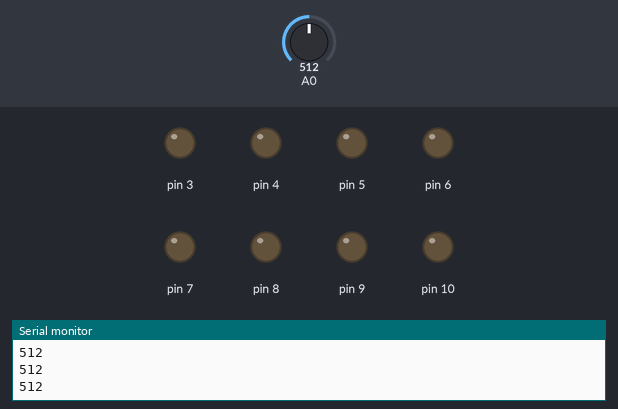
A sketch run on a simulated Arduino Uno, built with avr-gcc and run on an emulated ATmega328P. Parts: output pins drawn as LEDs (lit = HIGH), the last lines printed to the serial monitor. Dashed ring = blinking. The test bench sets the inputs (shaded band); at power-on: A0 = 512.

Above: at 1.2 s.
1.3 s: A0 set to 685
2.8 s: A0 set to 719
At 2.88 s:
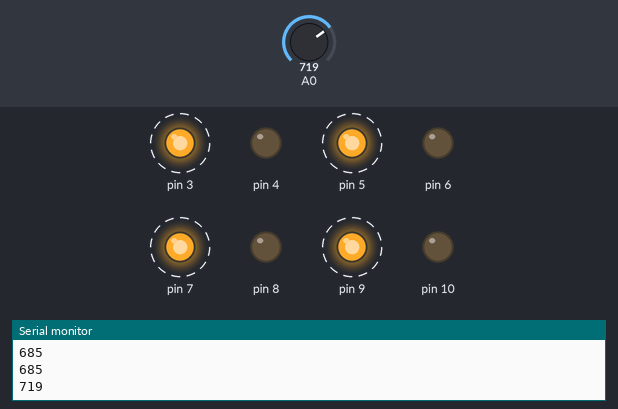
At 3.33 s:
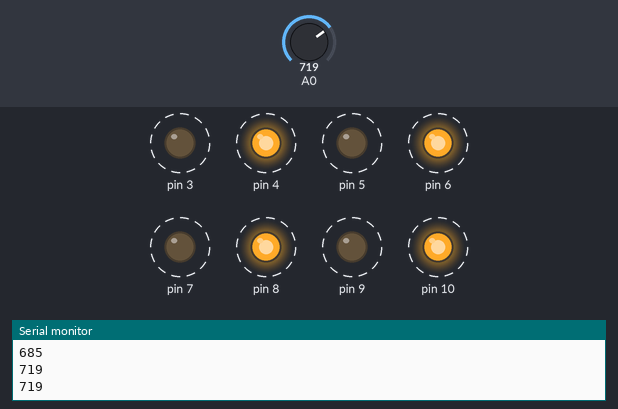
5.8 s: A0 set to 810
8.8 s: A0 set to 910
11.8 s: A0 set to 1010
At 12.78 s:
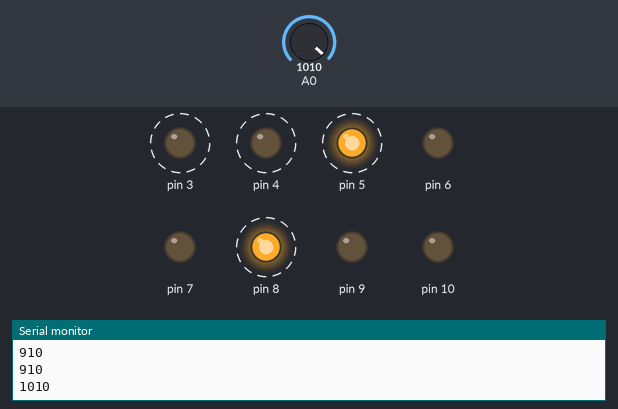
14.8 s: A0 set to 990
At 16.24 s:
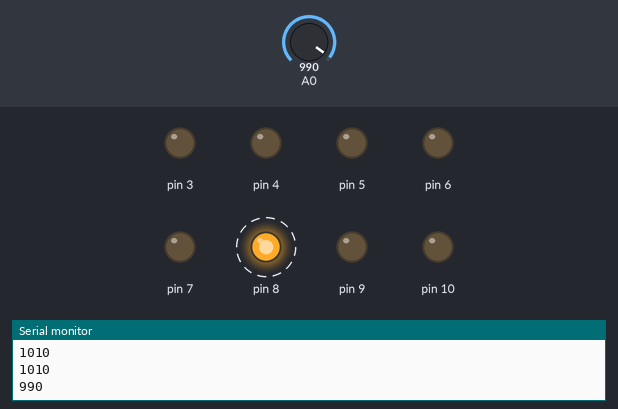
Timing chart, 0 to 18.8 s (numbered marks = the images above; inputs shaded):
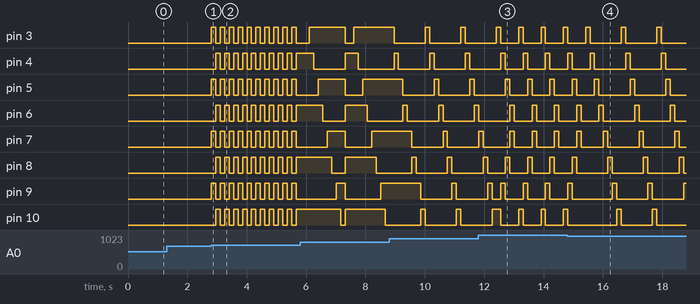

The sketch:

LEDLightShow.ino
```cpp
//int switchstate = 0;
int dtime = 150;
int potVal;
void setup(){

  Serial.begin(9600);
  //pinMode(2 , INPUT);
  for(int i = 3; i < 11; i++){
    pinMode( i , OUTPUT);
  }
}

void loop(){
  //switchstate = digitalRead(2);
  potVal = analogRead(A0);
  Serial.println(potVal);

  if(potVal < 900){
    for(int i = 3 ; i < 11; i++){
      digitalWrite( i , LOW);
    }
  }
  if(potVal > 1000){
    digitalWrite( 3 , HIGH);
    digitalWrite( 10 , HIGH);
    delay(dtime);

    digitalWrite(3 , LOW);
    digitalWrite(10 , LOW);
    digitalWrite(4 , HIGH);
    digitalWrite(9 , HIGH);
    delay(dtime);

    digitalWrite(4 , LOW);
    digitalWrite(9 , LOW);
    digitalWrite(5 , HIGH);
    digitalWrite(8 , HIGH);
    delay(dtime);

    digitalWrite(5 , LOW);
    digitalWrite(8 , LOW);
    digitalWrite(6 , HIGH);
    digitalWrite(7 , HIGH);
    delay(dtime);

    digitalWrite( 6 , LOW);
    digitalWrite( 7 , LOW);
    delay(dtime);
  }

  if(potVal > 900 && potVal < 1000){
    digitalWrite(10 , LOW);
    for(int i = 3; i < 11 ; i++){
      if(i == 3){
        digitalWrite( i , HIGH);
      }
      else{
        digitalWrite( i - 1 , LOW);
        digitalWrite( i , HIGH);
      }
      delay(dtime);
    }
  }

  if(potVal > 800 && potVal < 900){
    for(int i = 3 ; i < 11 ; i++){
      if(i % 2 ==0){
        digitalWrite( i , HIGH);
      }
      else{
        digitalWrite(i , LOW);
      }
    }
    delay(dtime);

    for(int j  = 3 ; j < 11 ; j++){
      delay(dtime);
      if(j % 2 != 0){
        digitalWrite(j , HIGH);
      }
      else{
        digitalWrite(j , LOW);
      }
    }
    delay(dtime);
  }
  if(potVal > 700 && potVal < 800){
    for(int i = 3; i < 11; i+=2){
      digitalWrite(i+1 , LOW);
      digitalWrite( i , HIGH);
    }
    delay(dtime);
    for(int i = 4; i < 11; i+=2){
      digitalWrite(i-1, LOW);
      digitalWrite(i , HIGH);
    }
    delay(dtime);
  }


}
```

Measured:
- the behaviour switches between 700 and 701 on A0 (found by bisection; images 0 and 1)
- after the input at 2.8 s, pin 3, pin 5, pin 7, pin 9: alternates HIGH for 0.15 s and LOW for 0.15 s, starting at once; pin 4, pin 6, pin 8, pin 10: alternates HIGH for 0.15 s and LOW for 0.15 s, starting after 0.16 s
- after the input at 11.8 s, pin 3: alternates HIGH for 0.15 s and LOW for 0.60 s, starting after 1.4 s; pin 4: alternates HIGH for 0.15 s and LOW for 0.60 s, starting after 1.5 s; pin 5: alternates HIGH for 0.15 s and LOW for 0.60 s, starting after 1.7 s; pin 8: alternates HIGH for 0.15 s and LOW for 0.60 s, starting after 0.91 s
- after the input at 14.8 s, pin 8: alternates HIGH for 0.15 s and LOW for 1.1 s, starting after 1.4 s
